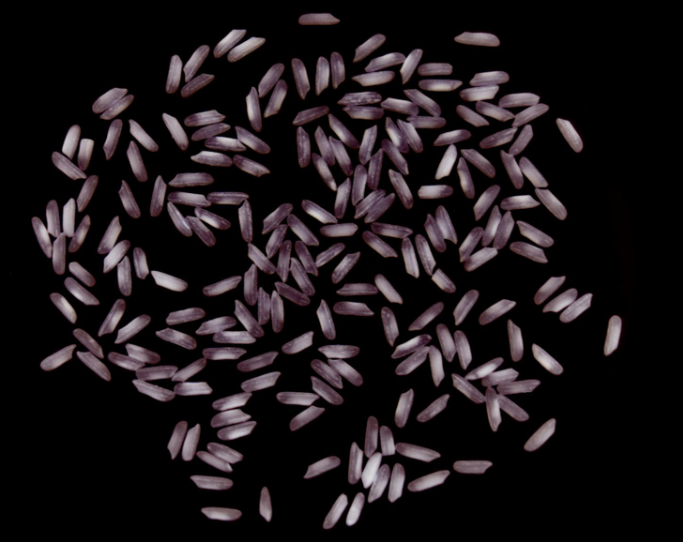
#> input picture images/some_rice.png, 683 x 542 px
$ python test.py
#> lines starting #> are read from the running program, lines starting #| are printed output that depends on the picture; after the words box and inside, x2 and y2 are one past the last pixel; in counts of white or black regions, pixels touching at a corner belong together
###### example.py
# Write by https://blog.csdn.net/qq_36623595/article/details/109273629
import cv2
import numpy as np
import matplotlib.pyplot as plt


def show(img, name):
    cv2.namedWindow(name, 2)  # 创建一个窗口
    cv2.imshow(name, img)


# ? 求面积函数
def rice_area(img):
    # 导入图片，图片放在程序所在目录
    img = cv2.imread(img)
    # 转换为灰度图
    gray = cv2.cvtColor(img, cv2.COLOR_BGR2GRAY)
    # 使用自适应阈值操作进行图像二值化
    dst = cv2.adaptiveThreshold(gray, 255, cv2.ADAPTIVE_THRESH_MEAN_C, cv2.THRESH_BINARY, 75, 1)

    # dst = cv2.adaptiveThreshold(gray, 255, cv2.ADAPTIVE_THRESH_MEAN_C, cv2.THRESH_BINARY, 95, 1)
    # 形态学去噪
    element = cv2.getStructuringElement(cv2.MORPH_CROSS, (3, 3))
    # 开运算去噪（先腐蚀再膨胀）
    dst = cv2.morphologyEx(dst, cv2.MORPH_OPEN, element, iterations=2)  # 开运算3次可以全部分开，但是面积平均值少了10px

    # 轮廓检测函数
    contours, hierarchy = cv2.findContours(dst, cv2.RETR_EXTERNAL, cv2.CHAIN_APPROX_SIMPLE)
    # 绘制轮廓
    cv2.drawContours(dst, contours, -1, (120, 0, 0), 2)

    count = 0  # 米粒总数
    ares_avrg = 0  # 米粒平均
    # 遍历找到的所有米粒
    for cont in contours:
        # 计算包围性状的面积
        ares = cv2.contourArea(cont)
        # 过滤面积小于50的形状
        if ares < 50:
            continue
        count += 1
        ares_avrg += ares
        # 打印出每个米粒的面积
        print("{}-blob:{}".format(count, ares), end="  ")
        # 提取矩形坐标
        rect = cv2.boundingRect(cont)
        # 打印坐标
        print("x:{} y:{}".format(rect[0], rect[1]))
        # 绘制矩形
        cv2.rectangle(img, rect, (0, 0, 255), 1)
        # 防止编号到图片之外（上面）,因为绘制编号写在左上角，所以让最上面的米粒的y小于10的变为10个像素
        y = 10 if rect[1] < 10 else rect[1]
        # 在米粒左上角写上编号
        cv2.putText(img, str(count), (rect[0], y), cv2.FONT_HERSHEY_COMPLEX, 0.4, (0, 255, 0), 1)
        # print('编号坐标：',rect[0],' ', y)
    print('个数', count, ' 总面积', ares_avrg, ' ares', ares)
    print("米粒平均面积:{}".format(round(ares_avrg / count, 2)))  # 打印出每个米粒的面积

    cv2.namedWindow("imgshow", 2)  # 创建一个窗口
    cv2.imshow('imgshow', img)  # 显示原始图片（添加了外接矩形）

    cv2.namedWindow("dst", 2)  # 创建一个窗口
    cv2.imshow("dst", dst)  # 显示灰度图

    cv2.waitKey()


# ? 分水岭算法优化米粒分割
img = cv2.imread('../images/some_rice.png')
#> img is the input picture: shape (542, 683, 3); mean B, G, R 24.9, 22.5, 28
gray = cv2.cvtColor(img, cv2.COLOR_BGR2GRAY)
img = cv2.cvtColor(img, cv2.COLOR_BGR2RGB)
ishow = img.copy()
# ! 使用局部阈值的大津算法进行图像二值化
thresh = cv2.adaptiveThreshold(gray, 255, cv2.ADAPTIVE_THRESH_MEAN_C, cv2.THRESH_BINARY, 101, 1)
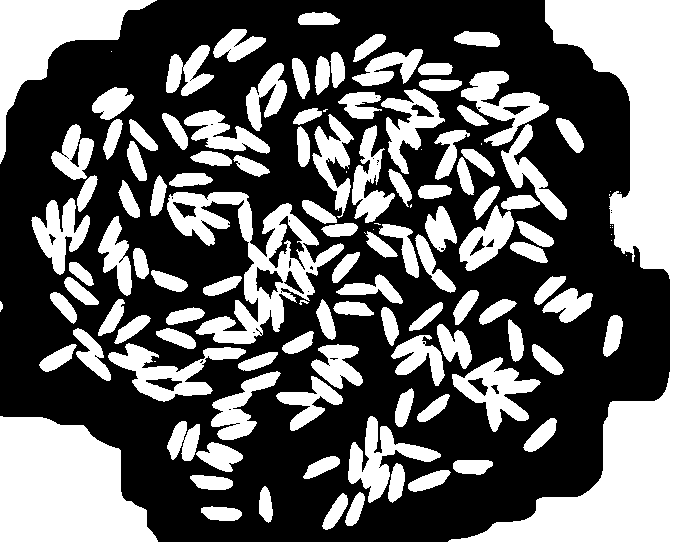
#> thresh: shape (542, 683); 39.7% white; 128 white regions (20 under 20 px), largest, box (x1, y1, x2, y2) and area: (448, 0, 683, 542) 37587, (0, 416, 158, 542) 15102, (167, 192, 344, 344) 8504

# ret, thresh = cv2.threshold(gray,0,255,cv2.THRESH_BINARY_INV+cv2.THRESH_OTSU)
element = cv2.getStructuringElement(cv2.MORPH_CROSS, (3, 3))
opening = cv2.morphologyEx(thresh, cv2.MORPH_OPEN, element)
#> opening: shape (542, 683); 39.6% white; 112 white regions (3 under 20 px), largest, box (x1, y1, x2, y2) and area: (448, 0, 683, 542) 37563, (0, 416, 158, 542) 15102, (167, 192, 344, 344) 8431
# cv2.imshow("opening",opening)
# opening = cv2.erode(opening,element,iterations=1)# 偷偷执行一次腐蚀操作

ret, thresh = cv2.threshold(opening, 0, 255,
                            cv2.THRESH_BINARY_INV + cv2.THRESH_OTSU)
#> ret = 0
# cv2.imshow("thresh",thresh)
kernel = np.ones((3, 3), np.uint8)
# * 优化
thresh = cv2.dilate(thresh, kernel, iterations=1)
#> thresh: shape (542, 683); 66.6% white; 126 black regions (5 under 20 px), largest, box (x1, y1, x2, y2) and area: (450, 0, 683, 542) 36581, (0, 417, 157, 542) 14819, (0, 0, 154, 161) 7718

# cv2.imshow("thresh2",thresh)
opening = cv2.morphologyEx(thresh, cv2.MORPH_OPEN, kernel, iterations=1)
sure_bg = cv2.dilate(opening, kernel, iterations=2)
#> sure_bg: shape (542, 683); 77.4% white; 177 black regions (2 under 20 px), largest, box (x1, y1, x2, y2) and area: (464, 0, 683, 542) 34667, (0, 420, 154, 542) 14260, (0, 0, 148, 155) 7096
# * 优化bg
sure_bg = cv2.morphologyEx(sure_bg, cv2.MORPH_CLOSE, kernel, iterations=1)
#> sure_bg: shape (542, 683); 77.9% white; 180 black regions (4 under 20 px), largest, box (x1, y1, x2, y2) and area: (471, 0, 683, 542) 34659, (0, 420, 153, 542) 14259, (0, 0, 147, 152) 7092

dist_transform = cv2.distanceTransform(opening, cv2.DIST_L2, cv2.DIST_MASK_PRECISE)
ret, sure_fg = cv2.threshold(dist_transform, 0, 255, 0)
sure_fg = np.uint8(sure_fg)
# * 优化fg
# sure_fg = cv2.dilate(sure_fg,kernel,iterations=1)
# sure_fg = cv2.erode(sure_fg,kernel,iterations=1)
# sure_fg = cv2.morphologyEx(sure_fg,cv2.MORPH_OPEN,kernel,iterations=2)

unknown = cv2.subtract(sure_bg, sure_fg)
#> unknown: shape (542, 683); 11.3% white in thin lines or dots
# cv2.imshow("sure_bg",sure_bg)
# cv2.imshow("sure_fg",sure_fg)
# unknown = np.uint8(unknown)
ret, markers = cv2.connectedComponents(sure_fg)
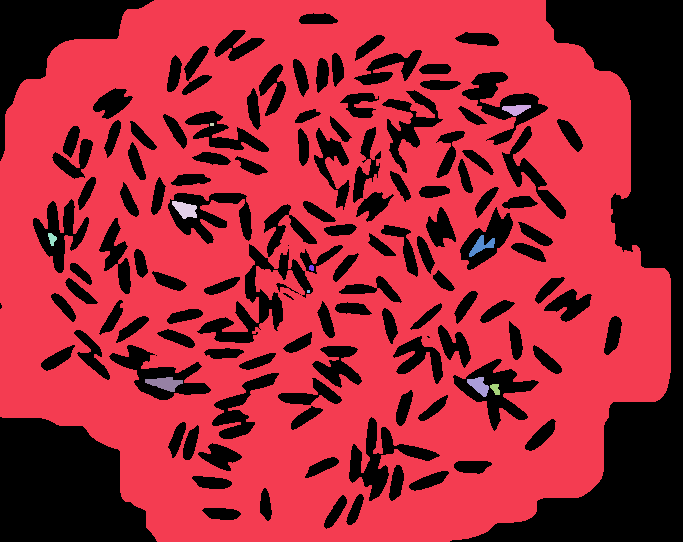
#> markers: shape (542, 683) int32; 12 distinct labels, from 0 to 11; one colour per label, 0 black
#> ret = 12
markers = markers + 1
#> markers: shape (542, 683) int32; 12 distinct labels, from 1 to 12
markers[unknown == 255] = 0
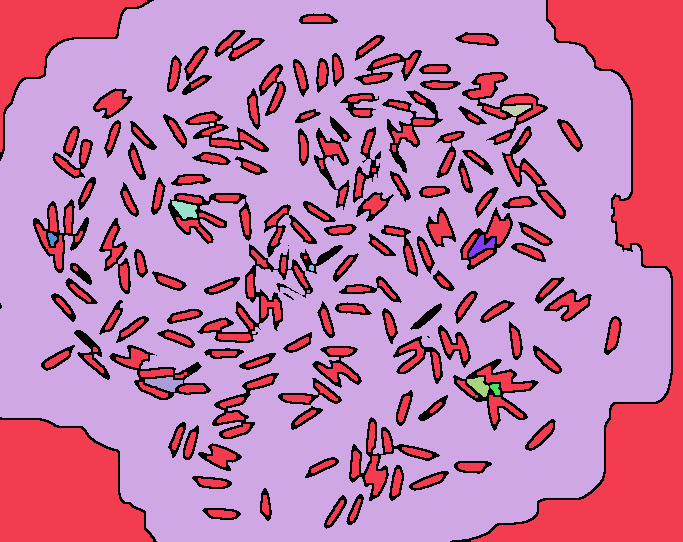
#> markers: shape (542, 683) int32; 13 distinct labels, from 0 to 12; one colour per label, 0 black
markers = cv2.watershed(img, markers)
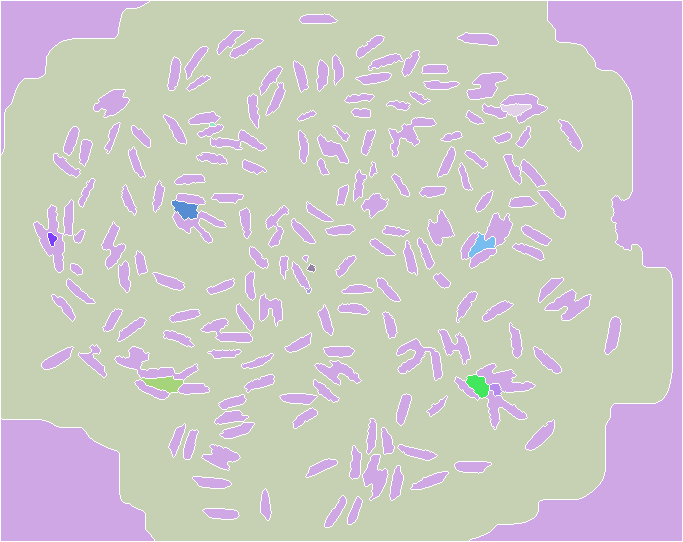
#> markers: shape (542, 683) int32; 13 distinct labels, from -1 to 12; one colour per label, 0 black, -1 white
img[markers == -1] = [0, 0, 0]
#> img: shape (542, 683, 3); mean R, G, B 24, 19.3, 21.3

retval, result = cv2.threshold(img, 0, 255, cv2.THRESH_BINARY_INV)
""" cv2.namedWindow("ishow", 2)   #创建一个窗口
cv2.imshow('ishow', ishow)    #显示原始图片
cv2.namedWindow("img", 2)   #创建一个窗口
cv2.imshow("img", img)  #显示灰度图
cv2.waitKey() """
print(result.shape)  # 分水岭算法后边缘也会出现一个边框（裁剪一像素）
#| (542, 683, 3)
img = img[1:427, 1:427]
#> img: shape (426, 426, 3)
result = result[1:427, 1:427]
#> result: shape (426, 426, 3)
img = cv2.morphologyEx(img, cv2.MORPH_OPEN, kernel, iterations=1)
cv2.imwrite('../result/rice_result.png', img)
cv2.imwrite('../result/result.png', result)
# ? 调用函数算面积
rice_area('../result/rice_result.png')
#> in rice_area, `dst = cv2.adaptiveThreshold(gray, 255, cv2.ADAPTIVE_THRESH_MEAN_C, cv2..`: dst: shape (426, 426); 29.7% white; 186 white regions (44 under 20 px), largest, box (x1, y1, x2, y2) and area: (0, 0, 193, 185) 12545, (0, 263, 110, 426) 3474, (353, 92, 426, 207) 2583
#> in rice_area, `dst = cv2.morphologyEx(dst, cv2.MORPH_OPEN, element, iterations=2)`:
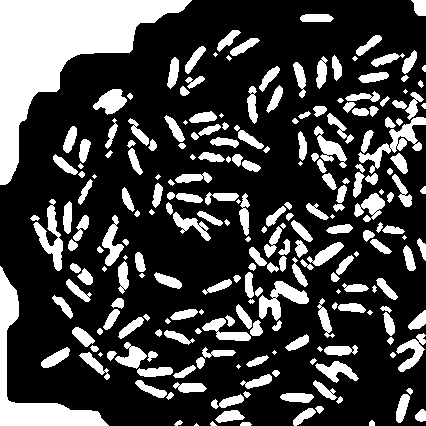
#> dst: shape (426, 426); 26.6% white; 236 white regions (25 under 20 px)
#> in rice_area, `contours, hierarchy = cv2.findContours(dst, cv2.RETR_EXTERNAL, cv2.CHA..`: contours = 236 contours, 50 with area under 20; largest, box (x1, y1, x2, y2) and area: (0, 0, 192, 185) 12200, (0, 266, 109, 426) 3212, (358, 117, 426, 174) 800, (259, 281, 309, 321) 754, (33, 199, 63, 271) 686
#> in rice_area, `cv2.drawContours(dst, contours, -1, (120, 0, 0), 2)`:
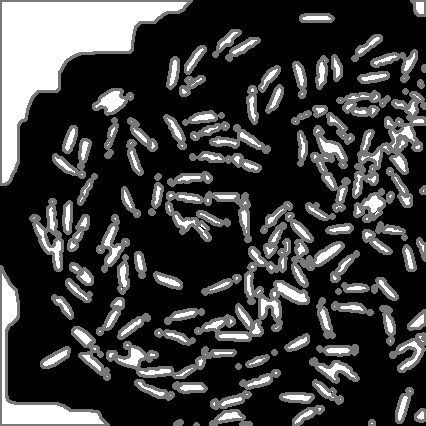
#> dst: shape (426, 426); min 0, max 255, mean 60.9
#> the loop in rice_area, `for cont in contours:` made 236 passes
#> (ares, ares_avrg, rect, y) on passes 6 to 8: (210.5, 210.5, (215, 410, 30, 13), 410), (91, 301.5, (415, 409, 11, 13), 409), (166, 467.5, (293, 408, 23, 18), 408)
#| 1-blob:210.5  x:215 y:410
#| 2-blob:91.0  x:415 y:409
#| 3-blob:166.0  x:293 y:408
#| 4-blob:218.0  x:396 y:394
#| 5-blob:206.0  x:211 y:394
#| 6-blob:230.0  x:280 y:393
#| 7-blob:225.5  x:173 y:382
#| 8-blob:171.5  x:313 y:380
#> (further printed lines are left out)
#> after the loop in rice_area, `for cont in contours:`:
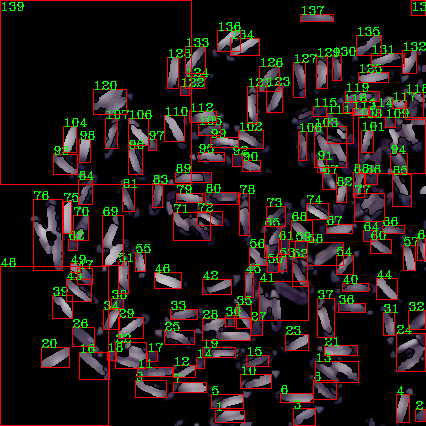
#> img: shape (426, 426, 3); mean B, G, R 20.7, 26.2, 33.7
#> after the loop in rice_area, `for cont in contours:`: ares_avrg = 40613; count = 139
#| 个数 139  总面积 40613.0  ares 12199.5
#| 米粒平均面积:292.18
